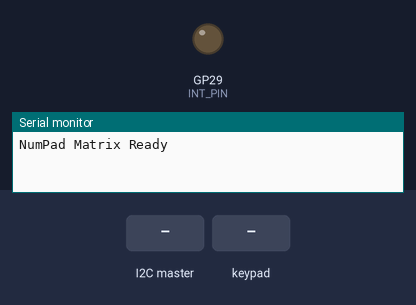
A program run on a simulated Raspberry Pi Pico. Parts: output pins drawn as LEDs (lit = HIGH), the last lines printed to the serial monitor. Wiring (inferred from the names in the program): 4×3 keypad with keys 1 2 3 4 5 6 7 8 9 * 0 # (labels assumed): rows GP1, GP3, GP4, GP2; columns GP26, GP27, GP28. The inputs (shaded band) are chosen by the test bench. Pins used as bus, display or sensor lines are not drawn.

Above: at 1.2 s.
1.3 s: the I2C master sends the byte 1
At 1.9 s:
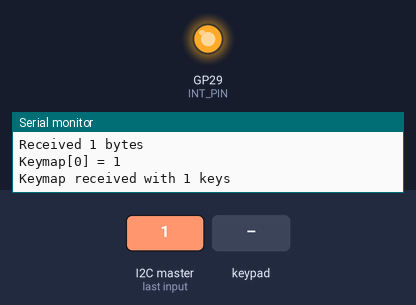
4.3 s: keypad keys 3 4 2 1 pressed 0.4 s apart
At 6.1 s:
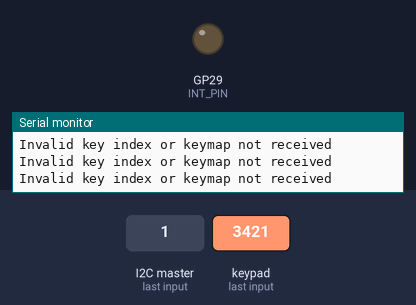
7.4 s: the I2C master sends the byte 0
At 7.7 s:
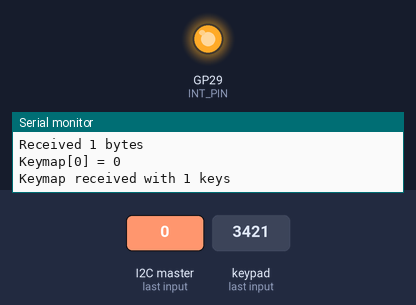
8.9 s: key '4' pressed
At 9.2 s:
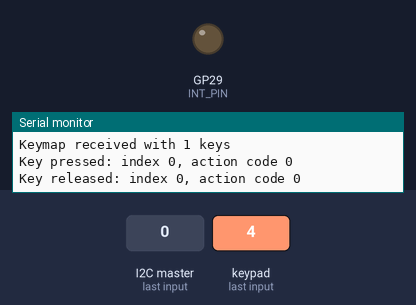
Timing chart, 0 to 11.4 s (numbered marks = the images above; inputs shaded):
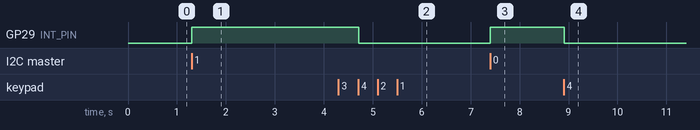

The program:

main.cpp
```cpp
#include <Arduino.h>
#include <Wire.h>

// Button matrix configuration
#define ROWS 4
#define COLS 3
#define MAX_KEYS 12

// Define row and column pins
uint8_t rowPins[ROWS] = {3,4,2,1}; // Row pins
uint8_t colPins[COLS] = {26,27,28};    // Column pins

// i2c module
#define I2C_ADDRESS 0x21 // I2C address for the module
#define INT_PIN 29 // Interrupt pin

//keymap
uint8_t keymap[MAX_KEYS];
uint8_t keymap_size = 0;
bool keymap_received = false;

// Button state tracking for matrix
bool currentState[ROWS][COLS];
bool previousState[ROWS][COLS];
unsigned long lastDebounceTime[ROWS][COLS];
unsigned long debounceDelay = 10; // 10ms debounce

// Current key event to send
uint8_t current_key_pressed = 0;
uint8_t key_state = 0; // 0 = released, 1 = pressed

// Function declarations
void receiveEvent(int bytes);
void requestEvent();
void scanMatrix();
void sendAction(uint8_t keyIndex, bool isPressed);

void setup() {
  Wire.begin(I2C_ADDRESS);
  Serial.begin(9600);

  // Initialize matrix pins
  for (int i = 0; i < ROWS; i++) {
    pinMode(rowPins[i], OUTPUT);
    digitalWrite(rowPins[i], HIGH); // Set rows HIGH initially
  }

  for (int i = 0; i < COLS; i++) {
    pinMode(colPins[i], INPUT_PULLUP); // Columns as inputs with pullup
  }

  // Initialize button states
  for (int r = 0; r < ROWS; r++) {
    for (int c = 0; c < COLS; c++) {
      currentState[r][c] = HIGH; // Not pressed (pullup)
      previousState[r][c] = HIGH;
      lastDebounceTime[r][c] = 0;
    }
  }

  // Interrupt pin
  pinMode(INT_PIN, OUTPUT);
  digitalWrite(INT_PIN, LOW); // Start Low

  // Register I2C event handlers
  Wire.onReceive(receiveEvent);  // When master sends keymap
  Wire.onRequest(requestEvent);  // When master requests key events

  Serial.println("NumPad Matrix Ready");
}

void loop() {
  scanMatrix();
}

void scanMatrix() {
  for (int row = 0; row < ROWS; row++) {
    // Set current row LOW
    digitalWrite(rowPins[row], LOW);


    // Read all columns for this row
    for (int col = 0; col < COLS; col++) {
      bool reading = digitalRead(colPins[col]);

      // Check if state changed
      if (reading != previousState[row][col]) {
        lastDebounceTime[row][col] = millis();
      }

      // If enough time has passed, update the state
      if ((millis() - lastDebounceTime[row][col]) > debounceDelay) {
        if (reading != currentState[row][col]) {
          currentState[row][col] = reading;

          // Calculate key index (0-11 for 4x3 matrix)
          uint8_t keyIndex = (row * COLS) + col;

          if (reading == LOW) { // Button pressed (pulled LOW)
            sendAction(keyIndex, true);
          } else { // Button released
            sendAction(keyIndex, false);
          }
        }
      }

      previousState[row][col] = reading;
    }

    // Set current row back to HIGH
    digitalWrite(rowPins[row], HIGH);
  }
}

void sendAction(uint8_t keyIndex, bool isPressed) {
  if (!keymap_received || keyIndex >= keymap_size) {
    Serial.println("Invalid key index or keymap not received");
    return;
  }

  current_key_pressed = keymap[keyIndex];
  key_state = isPressed ? 1 : 0;

  // Signal interrupt to master
  digitalWrite(INT_PIN, LOW);

  Serial.print("Key ");
  Serial.print(isPressed ? "pressed" : "released");
  Serial.print(": index ");
  Serial.print(keyIndex);
  Serial.print(", action code ");
  Serial.println(current_key_pressed);
}

// Handle receiving keymap from master
void receiveEvent(int bytes) {
  Serial.print("Received ");
  Serial.print(bytes);
  Serial.println(" bytes");

  keymap_size = 0;

  // Read all incoming bytes as keymap
  while (Wire.available() && keymap_size < MAX_KEYS) {
    keymap[keymap_size] = Wire.read();
    Serial.print("Keymap[");
    Serial.print(keymap_size);
    Serial.print("] = ");
    Serial.println(keymap[keymap_size]);
    keymap_size++;
  }

  // Clear any remaining bytes
  while (Wire.available()) {
    Wire.read();
  }

  keymap_received = true;
  Serial.print("Keymap received with ");
  Serial.print(keymap_size);
  Serial.println(" keys");

  // Release interrupt pin
  digitalWrite(INT_PIN, HIGH);
}

// Handle master requesting key events
void requestEvent() {
  // Send current key event to master
  Wire.write(current_key_pressed);
  Wire.write(key_state);

  // Clear the event after sending and release interrupt
  current_key_pressed = 0;
  key_state = 0;
  digitalWrite(INT_PIN, HIGH); // Release interrupt
}
```

Measured:
- after the input at 1.3 s, GP29 (INT_PIN): LOW → HIGH at once
- after the input at 4.3 s, GP29 (INT_PIN): HIGH → LOW after 0.41 s
- after the input at 7.4 s, GP29 (INT_PIN): LOW → HIGH at once
- after the input at 8.9 s, GP29 (INT_PIN): HIGH → LOW at once
